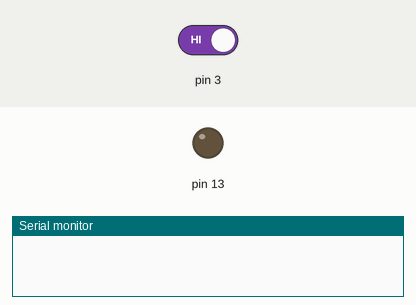
The sketch below on a simulated Arduino Uno, built with avr-gcc and run on an emulated ATmega328P. Parts: output pins drawn as LEDs (lit = HIGH), the last lines printed to the serial monitor. The inputs (shaded band) are chosen by the test bench; at power-on: pin 3 HIGH.

Above: at 5.0 s.
5.1 s: pin 3 driven LOW
At 5.4 s:
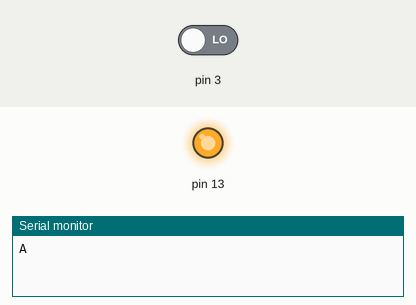
Timing chart, 0 to 8.1 s (numbered marks = the images above; inputs shaded):
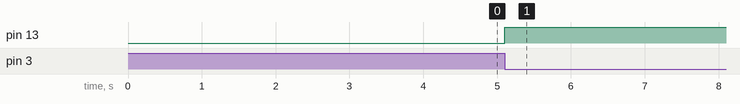

Measured:
- after the input at 5.1 s, pin 13: LOW → HIGH at once

The sketch:

Practice1.ino
```cpp
#include <avr/io.h>
#include <avr/interrupt.h>
// Practica 1
#define F_CPU 16000000UL  // Frecuencia del reloj (16MHz para Arduino)
#define BAUD 9600
#define MYUBRR F_CPU/16/BAUD-1

void USART_Init(unsigned int ubrr) {
    // Configurar el baud rate
    UBRR0H = (unsigned char)(ubrr>>8);
    UBRR0L = (unsigned char)ubrr;

    // Habilitar transmisor
    UCSR0B = (1<<TXEN0);

    // Configurar formato del frame: 8 bits de datos, 1 bit de parada
    UCSR0C = (1<<UCSZ01)|(1<<UCSZ00);
}

void USART_Transmit(unsigned char data) {
    // Esperar hasta que el buffer de transmisión esté vacío
    while (!(UCSR0A & (1<<UDRE0)));

    // Poner el dato en el buffer, envía el dato
    UDR0 = data;
}

int main(void) {
    cli(); // Deshabilitar interrupciones

    DDRB = 0x20; // Configura el pin 5 del puerto B como salida (LED)
    PORTD |= 0x04; // Activa la resistencia pull-up en el pin 2 del puerto D
    EICRA = 0b00001000; // Configura INT1 para disparar en flanco de bajada
    EIMSK = 2; // Habilita la interrupción INT1

    // Inicializar UART
    USART_Init(MYUBRR);

    sei(); // Habilitar interrupciones

    while(1) {
        // Bucle infinito vacío
    }
}

ISR(INT1_vect) {
    PINB = 0x20; // Cambia el estado del pin 5 del puerto B (LED)
    USART_Transmit('A'); // Transmite la letra 'A' por UART
    // Puedes cambiar 'A' por cualquier otro carácter ASCII
}
```
